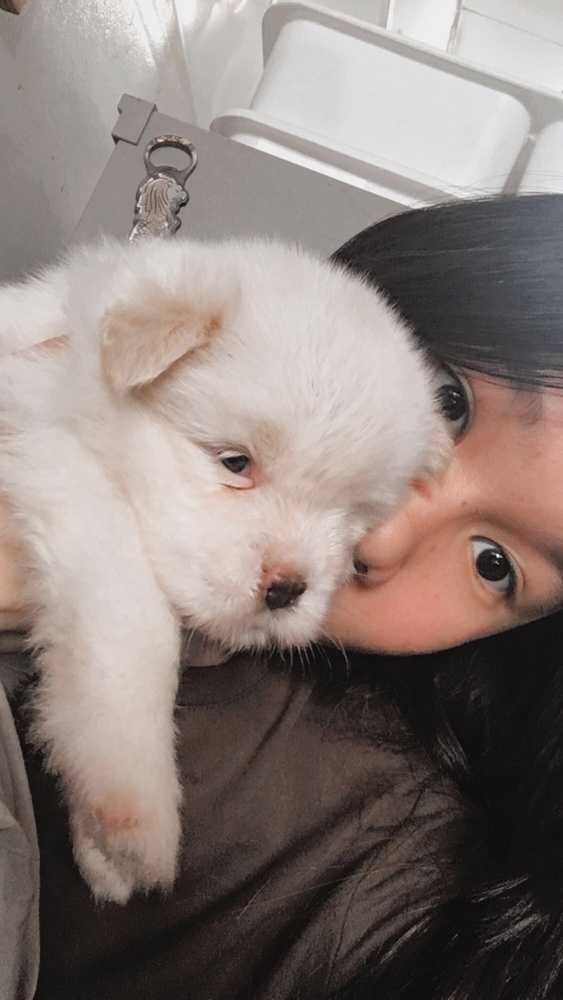
#> input picture Project_2/.gradio/flagged/image/d86af046d127ae540f47/IMG_0223.JPG, 563 x 1000 px, shrunk from 1126 x 2000 before the run
$ python -i face_detection.py   (imports and definitions only)
#> lines starting #> are read from the running program, lines starting #| are printed output that depends on the picture
import cv2
import numpy as np


def detect_face(pil_image):
    """
    Detects the largest face in an image and returns the cropped face.
    """

    # Convert PIL image to NumPy array
    image = np.array(pil_image)

    # Convert RGB to BGR (OpenCV format)
    image = cv2.cvtColor(image, cv2.COLOR_RGB2BGR)
#> image is the input picture: shape (1000, 563, 3); mean B, G, R 121.1, 125.5, 137.5

    # Convert to grayscale
    gray = cv2.cvtColor(image, cv2.COLOR_BGR2GRAY)
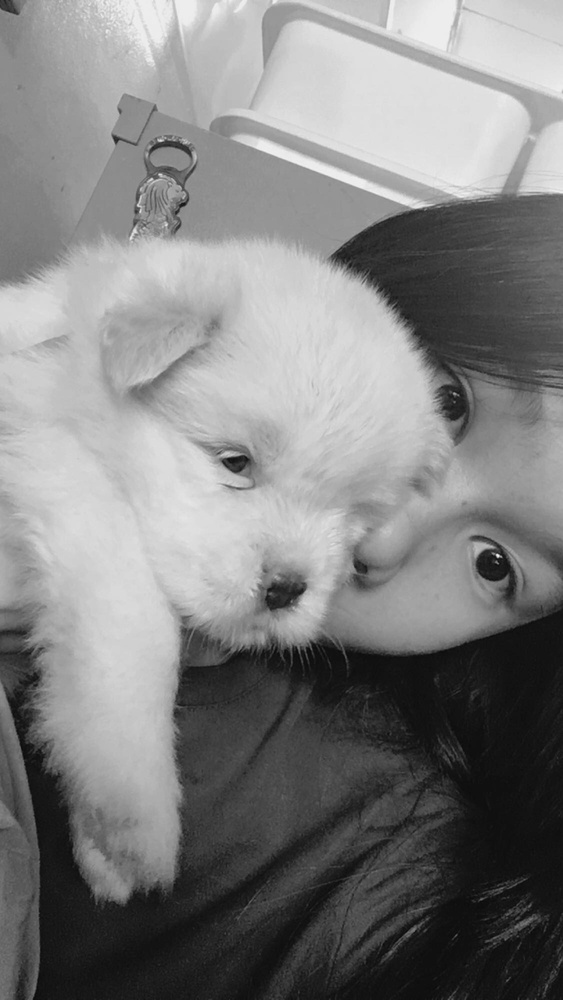
#> gray: shape (1000, 563); min 8, max 242, mean 128.6

    # Load Haar Cascade
    face_cascade = cv2.CascadeClassifier(
        cv2.data.haarcascades +
        "haarcascade_frontalface_default.xml"
    )

    # Detect faces
    faces = face_cascade.detectMultiScale(
        gray,
        scaleFactor=1.1,
        minNeighbors=5,
        minSize=(100, 100)
    )
#> faces = ()

    if len(faces) == 0:
        return None

    # Get the largest face
    largest_face = max(faces, key=lambda face: face[2] * face[3])

    x, y, w, h = largest_face

    face_crop = image[y:y+h, x:x+w]

    # Convert back to RGB
    face_crop = cv2.cvtColor(face_crop, cv2.COLOR_BGR2RGB)

    return face_crop

>>> import cv2
>>> picture = cv2.cvtColor(cv2.imread('../.gradio/flagged/image/d86af046d127ae540f47/IMG_0223.JPG'), cv2.COLOR_BGR2RGB)
>>> result = detect_face(picture)
